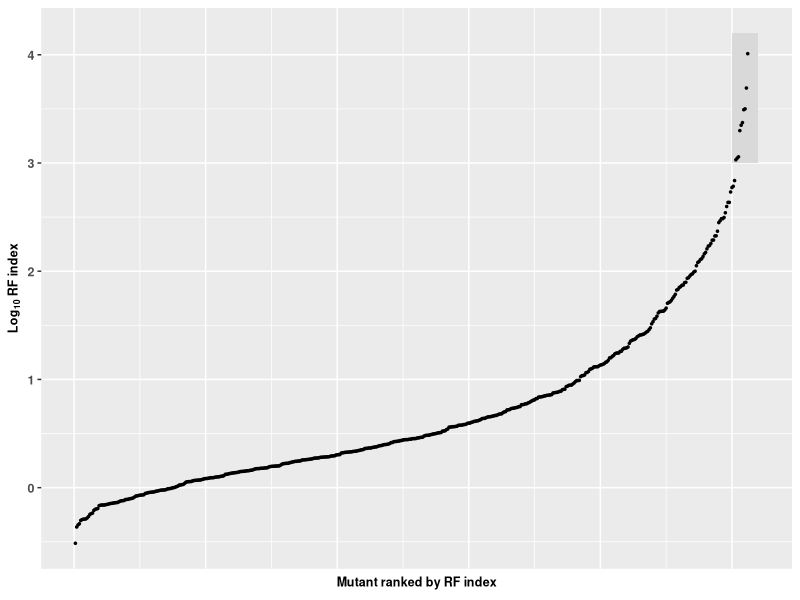

Write the R code that produced this figure.
#R code
library(ggplot2)
library(scales)
library(RColorBrewer)
library(readr)
library(tidyr)
library(reshape)
library(stringr)
library(dplyr)
library(ggrepel)
library(gridExtra)
require(cowplot)

fittable2genomap <- function(fittable,mutsofinterest){
  rank_list <- c()
  mut_list  <- c()
  values    <- c()
  for (n in 1:length(fittable$mut)){
    mut  <- fittable$mut[n]
    rank <- fittable$rank[n]
    muts <- strsplit(mut,'-')[[1]]
    restofmuts <- mutsofinterest 
    if (mut=='WT'){next}
    for (m in 1:length(muts)){
      rank_list  <- c(rank_list, rank)
      mut_list   <- c(mut_list, muts[m])
      values     <- c(values, 1)
      restofmuts <- restofmuts[restofmuts!=muts[m]]
      }
    if (length(restofmuts)==0){next}
    for (m in 1:length(restofmuts)){
      rank_list  <- c(rank_list, rank)
      mut_list   <- c(mut_list, restofmuts[m])
      values     <- c(values, 0)
      }
    }
  genomap <- data.frame(cbind(rank_list,mut_list,values)) %>% 
	       rename(rank=rank_list) %>% 
	       rename(mut=mut_list) %>%
               rename(value=values) %>%
               mutate(value=as.numeric(value)) %>%
               mutate(mut=factor(mut,levels=rev(mutsofinterest)))
  return (genomap)
  }

plotrankmap <- function(fittable, graphname){
  textsize <- 9
  colorscale  <- c(brewer.pal(9,"GnBu"))
  p <- ggplot(fittable,aes(x=rank, y=log10(fitness),fill=mutclass)) +
         geom_rect(data=NULL,aes(xmin=500,xmax=520,ymin=3,ymax=4.2), color=NA, fill='grey85', alpha=1) +
	 geom_point(color='black',pch=20,size=1) +
	 scale_fill_gradient2(limits=c(0,9),midpoint=4.5,low=colorscale[1],mid=colorscale[5],high=colorscale[9],
			      breaks=c(0,9),labels=c(0,9),
			      name='# of substitutions',
			      guide=guide_colorbar(title.position="top",
						   title.vjust=0,
						   label.position="bottom")) +
	 xlab(bquote(bold(Mutant~ranked~by~RF~index))) +
	 ylab(bquote(bold(Log['10']~RF~index))) +
	 theme(axis.title=element_text(size=textsize,face="bold"),
		 axis.text.y=element_text(size=textsize,face="bold"),
		 axis.text.x=element_blank(),
		 axis.ticks.x=element_blank(),
		 legend.title=element_text(size=textsize,face="bold"),
		 legend.text=element_text(size=textsize,face="bold"),
		 legend.key.size=unit(2,'mm'),
		 legend.position='none',
		 legend.justification='center',
		 legend.direction = "horizontal")
  ggsave(paste(graphname,sep=''),p,height=2,width=3)
  }

plotheatmap <- function(genomap, graphname){
  p <- ggplot(data=genomap, aes(x=rank, y=mut, fill=value)) +
              geom_tile() +
              scale_fill_gradientn(colours=c("white", "yellow", "red"),
                         values=rescale(c(0, 0.5, 1)),
                         guide='none',
                         na.value="grey") +
              theme_classic() +
              theme(panel.border = element_rect(colour = "black", fill=NA, size=1),
                    text = element_text(size=9,colour='black', face='bold'),
                    axis.text.x=element_blank(),
                    axis.ticks.x=element_blank(),
                    axis.title.x=element_blank())
  ggsave(graphname,p, height=1.2, width=3)
  }

mutsofinterest <- c('T155H','H156Q','F159Y','K160R','N189S','I192T','A196T','I202V','R222W')
fittable <- read_tsv('result/Bris07r6_MutfitTable.tsv') %>%
              arrange(fitness) %>%
              mutate(rank=1:length(.$fitness)) %>%
              filter(fitness>-100)
genomap  <- fittable2genomap(fittable,mutsofinterest)
plotrankmap(fittable, 'graph/Bris07r6_MutEnich.png')
